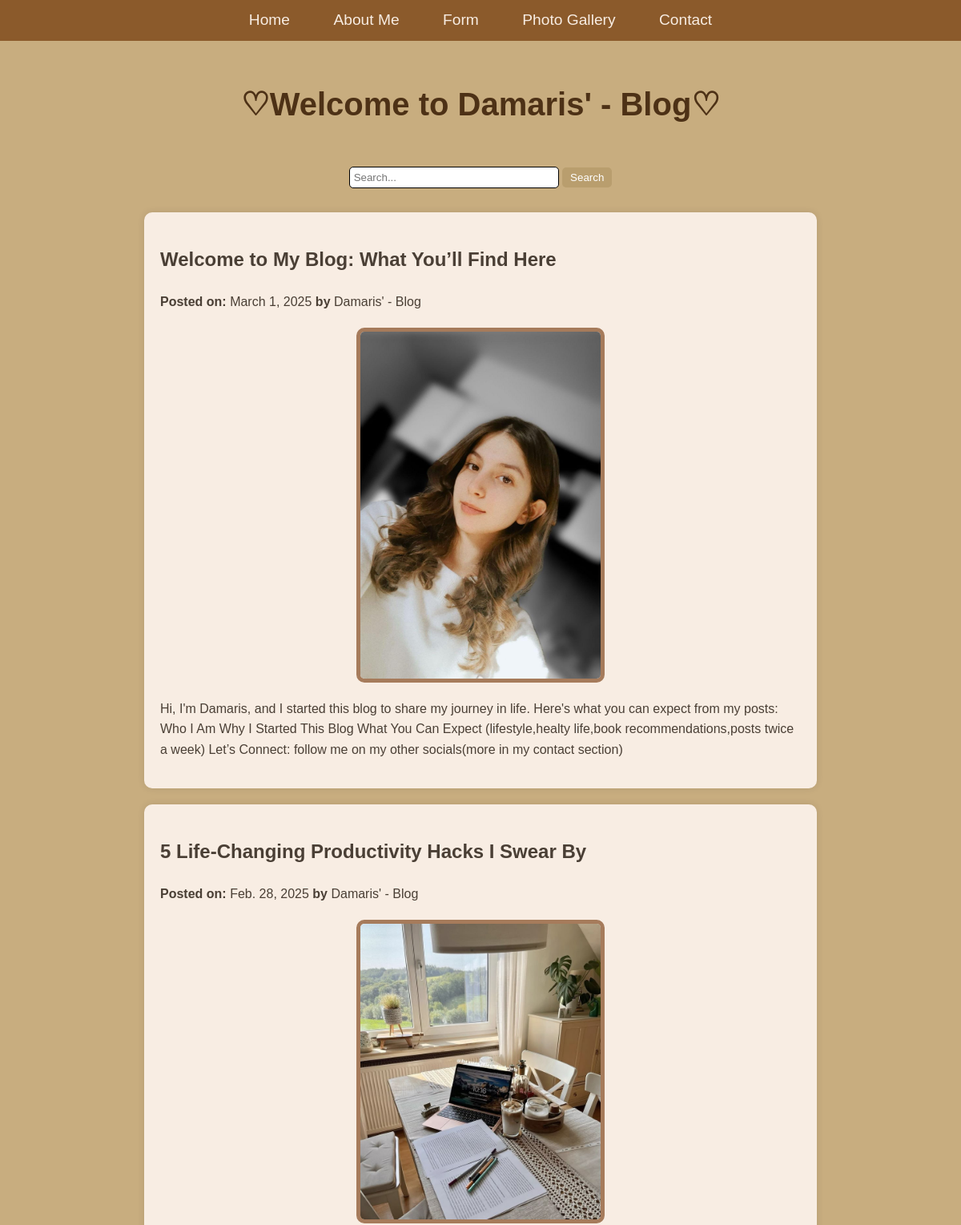
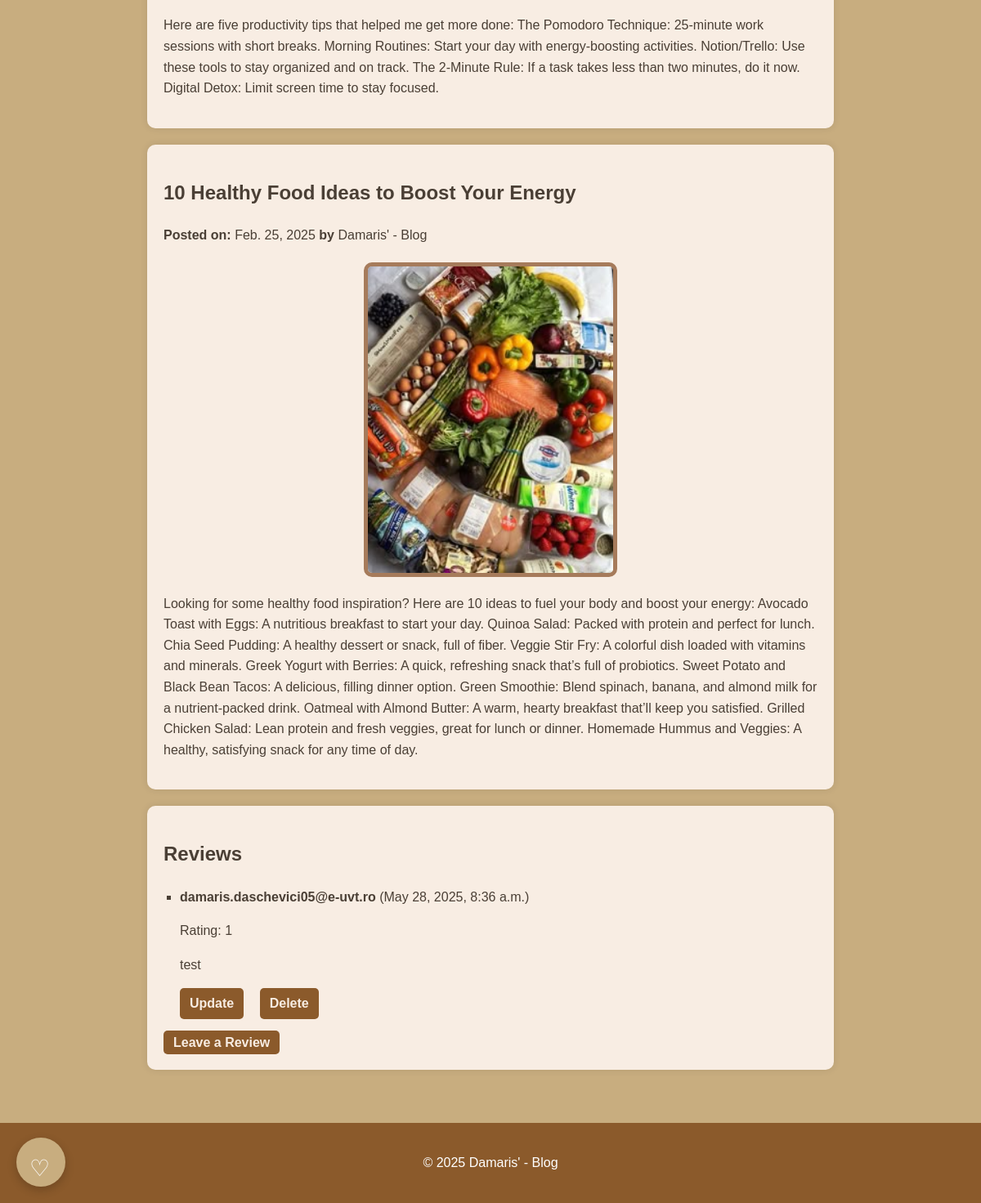
The page / on the database its author committed (2 pictures, top to bottom).
### myapp/models.py (models this page shows, shortened)
class BlogPost(models.Model):
    title = models.CharField(max_length=200)
    post_date = models.DateField()
    image = models.ImageField(upload_to='uploads/')  # use relative to MEDIA_ROOT
    paragraph = models.TextField(max_length=1000)
    more_details_for_the_dedicated_page = models.TextField(max_length=1000,default=' ')

class Review(models.Model):
    email = models.EmailField()
    rating = models.IntegerField(choices=[(i, i) for i in range(1, 6)])
    comment = models.TextField()
    date = models.DateTimeField(auto_now_add=True)

### myapp/views.py (the view)
# urls.py: path('', views.home, name='home'),
def home(request):
    posts = BlogPost.objects.all()
    reviews = Review.objects.all().order_by('-date')
    return render(request, 'index.html', {'posts': posts, 'reviews': reviews})

### myapp/templates/index.html (shortened to what this page needs)
<!DOCTYPE html>
<html lang="en">
<head>
   {% load static %}
   <link rel="stylesheet" href="{% static 'css/css.css' %}">
  <link rel="stylesheet" href="{% static 'css/chatbot.css' %}">
  <link rel="stylesheet" href="{% static 'css/index_BackToTop.css' %}">
  <link rel="stylesheet" href="{% static 'css/index_SearchPosts.css' %}">
</head>
<body style="background-color: #C8AD7F">
<nav class="bar">
    <ul class="menu">
        <li><a href="{% url 'home' %}">Home</a></li>
        <li><a href="{% url 'about' %}">About Me</a></li>
        <li><a href="{% url 'form' %}">Form</a></li>
        <li><a href="{% url 'photo' %}">Photo Gallery</a></li>
        <li><a href="{% url 'contact' %}">Contact</a></li>
    </ul>
</nav>
<header class="titlu"><h1 class="h"> ♡Welcome to Damaris' - Blog♡ </h1>
  </header>
<div id="searchContainer">
    <input type="text" id="searchInput" placeholder="Search...">
    <button id="searchButton" onclick="searchPosts()">Search</button>
    </div>
    {% block content %}
    {% for post in posts %}
    <article>
    <section id="post1" >
    <h2 class="tit">{{ post.title }}</h2>
    <p><strong>Posted on:</strong> {{ post.post_date }} <strong>by</strong> Damaris' - Blog</p>
    <img src="{{ post.image.url }}" alt="Blog Welcome Image" width="300" height="400">
    <p>{{ post.paragraph }}</p>
</article>
{% endfor %}
  {% endblock %}
<div class="chatbot-wrapper">
    <div class="chat-icon">♡</div>
  </div>
  <section>
    <h2>Reviews</h2>
    <ul>
    {% for review in reviews %}
    <li>
    <p><strong>{{ review.email }}</strong> ({{ review.date }})</p>
    <p>Rating: {{ review.rating }}</p>
    <p>{{ review.comment }}</p>
    <a href="{% url 'update_review' review.id %}" class="btn-link">Update</a>
    <a href="{% url 'delete_review' review.id %}"class="btn-link">Delete</a>
    </li>
    {% endfor %}
    </ul>
    <a href="{% url 'submit_review' %}"class="btn-link">Leave a Review</a>
    </section>
<br>
<footer><p>&copy; 2025 Damaris' - Blog</p></footer>
</body>
</html>

### myapp/static/Css/css.css (style rules this page uses)
body { font-family: Arial, sans-serif; line-height: 1.6; margin: 0; padding: 0; background-color: #C8AD7F; color: #4A3F35; }
.btn-link { margin-right: 15px; padding: 6px 12px; background-color: #8B5A2B; color: #F8EDE3; font-weight: bold; border-radius: 5px; text-decoration: none; transition: background-color 0.3s, color 0.3s; }
.btn-link:last-child { margin-right: 0; }
li a.btn-link { display: inline-block; margin-right: 15px; }
.bar { background: #8B5A2B; padding: 10px; text-align: center; }
.menu { list-style: none; padding: 0; margin: 0; }
.menu li { display: inline-block; margin: 0 15px; }
.menu a { text-decoration: none; color: #F8EDE3; font-size: 1.2rem; padding: 10px; transition: 0.3s; }
.titlu { text-align: center; padding: 20px; }
.h { font-size: 2.5rem; color: #4d3116; }
.titlu h1 { animation: fadeIn 1.5s ease-in-out; }
section { max-width: 800px; margin: 20px auto; padding: 20px; background: #F8EDE3; border-radius: 10px; box-shadow: 0px 0px 10px rgba(0, 0, 0, 0.1); opacity: 0; transform: translateY(20px); animation: popUp 1s ease-in-out forwards; }
#post1 { animation-delay: 0.3s; }
img { max-width: 100%; height: auto; display: block; margin: 20px auto; border-radius: 10px; border: 5px solid #A67B5B; }
ul { list-style: square; padding-left: 20px; }
footer { text-align: center; padding: 20px; background: #8B5A2B; color: white; margin-top: 20px; }

### myapp/static/Css/chatbot.css (style rules this page uses)
.chatbot-wrapper { position: fixed; bottom: 20px; left: 20px; width: 60px; height: 60px; border-radius: 50%; background-color: #C8AD7F; transition: width 0.4s ease, height 0.4s ease; overflow: hidden; box-shadow: 0 4px 12px rgba(0, 0, 0, 0.2); z-index: 1000; }
.chat-icon { position: absolute; top: 16px; left: 16px; font-size: 28px; color: white; pointer-events: none; z-index: 10; animation: pulse 2s infinite; }

### myapp/static/Css/index_SearchPosts.css (style rules this page uses)
#searchContainer { text-align: center; margin-bottom: 20px; }
#searchInput { margin-bottom: 10px; padding: 5px; border: 1px solid black; border-radius: 5px; width: 250px; }
#searchButton { padding: 5px 10px; background-color: #b99e6e; color: white; border: none; border-radius: 5px; cursor: pointer; }

### rows shown on the page
BlogPost: title "Welcome to My Blog: What You’ll Find Here", post_date "March 1, 2025", image (picture), paragraph "Hi, I'm Damaris, and I started this blog to share my journey in life. Here's what you can expect from my posts: Who I Am Why I Started This Blog What You Can Expect (lifestyle,healty life,book recommendations,posts twice a week) Let’s Connect: follow me on my other socials(more in my contact section)"
BlogPost: title "5 Life-Changing Productivity Hacks I Swear By", post_date "Feb. 28, 2025", image (picture), paragraph "Here are five productivity tips that helped me get more done: The Pomodoro Technique: 25-minute work sessions with short breaks. Morning Routines: Start your day with energy-boosting activities. Notion/Trello: Use these tools to stay organized and on track. The 2-Minute Rule: If a task takes less than two minutes, do it now. Digital Detox: Limit screen time to stay focused."
BlogPost: title "10 Healthy Food Ideas to Boost Your Energy", post_date "Feb. 25, 2025", image (picture), paragraph "Looking for some healthy food inspiration? Here are 10 ideas to fuel your body and boost your energy: Avocado Toast with Eggs: A nutritious breakfast to start your day. Quinoa Salad: Packed with protein and perfect for lunch. Chia Seed Pudding: A healthy dessert or snack, full of fiber. Veggie Stir Fry: A colorful dish loaded with vitamins and minerals. Greek Yogurt with Berries: A quick, refreshing snack that’s full of probiotics. Sweet Potato and Black Bean Tacos: A delicious, filling dinner option. Green Smoothie: Blend spinach, banana, and almond milk for a nutrient-packed drink. Oatmeal with Almond Butter: A warm, hearty breakfast that’ll keep you satisfied. Grilled Chicken Salad: Lean…"
Review: email "damaris.daschevici05@e-uvt.ro", date "May 28, 2025, 8:36 a.m.", rating "1", comment "test"
